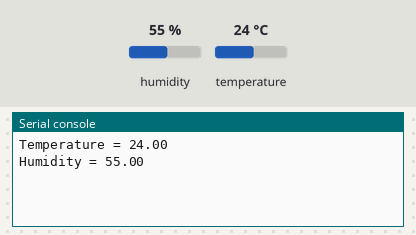
Simulated run of this program. Board: MicroPython board. On the bench: the last lines printed to the serial console. The inputs (shaded band) are chosen by the test bench; at power-on: humidity 55 %, temperature 24 °C.

Above: at 1.2 s.
1.3 s: humidity set to 22 %
At 3.6 s:
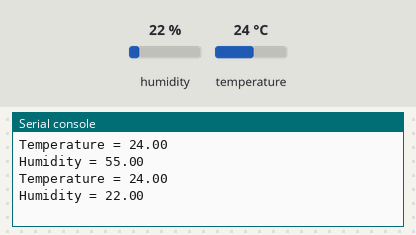
5.2 s: temperature set to 12 °C
At 6.7 s:
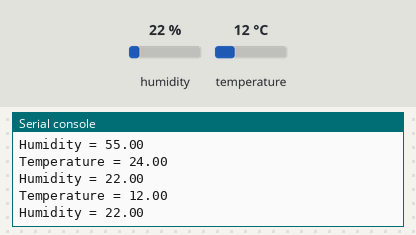
9.1 s: humidity set to 40 %
At 12.9 s:
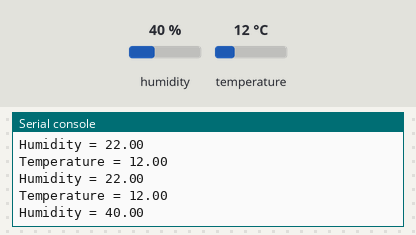
Timing chart, 0 to 14.4 s (numbered marks = the images above; inputs shaded):
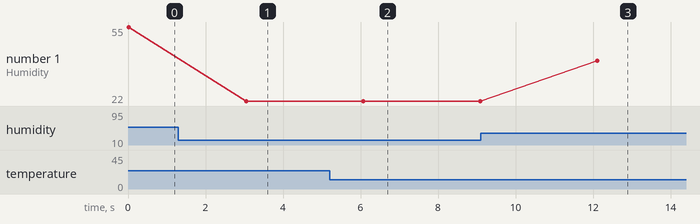

Measured:
- after the input at 1.3 s, the serial console: prints a new line after 1.7 s (image 1)
- after the input at 5.2 s, the serial console: prints a new line after 0.87 s (image 2)
- after the input at 9.1 s, the serial console: prints a new line after 3.0 s (image 3)
- plotted number 1: 55 → 22 after the input at 1.3 s, 22 → 40 after the input at 9.1 s

The program:

dht22.py
```python
from machine import Pin
import dht
import time

while True:
	sensor = dht.DHT22(Pin(2))
	sensor.measure()

	print('Temperature = %.2f' % sensor.temperature())
	print('Humidity = %.2f' % sensor.humidity())
	time.sleep(3)
```
